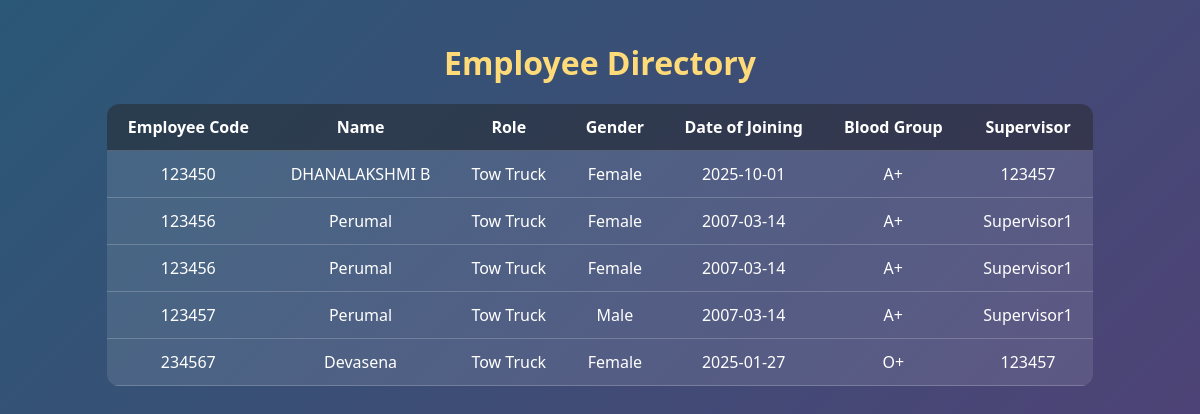
The app's page /view_employees with its own data.
### tables this page shows
CREATE TABLE empworkers(
                name TEXT,
                empcode TEXT,
                role TEXT,
                gender TEXT,
                doj DATE,
                bldgrp TEXT,
                supervisor TEXT
                );

### app.py (the view)
@app.route("/view_employees")
def view_employees():
    con = sqlite3.connect("test.db")
    con.row_factory = sqlite3.Row
    cur = con.cursor()
    cur.execute("""
        SELECT
            e.empcode AS empid,
            e.name AS emp_name,
            e.role,
            e.gender,
            e.doj,
            e.bldgrp,
            e.supervisor AS supervisor_name
        FROM empworkers e
        ORDER BY e.empcode ASC
    """)
    employees = cur.fetchall()
    con.close()
    return render_template("employees.html", employees=employees)

### templates/employees.html (shortened to what this page needs)
<!DOCTYPE html>
<html lang="en">
<head>
</head>
<body>
    <h1>Employee Directory</h1>
    {% if employees and employees|length > 0 %}
    <table>
        <thead>
            <tr>
                <th>Employee Code</th>
                <th>Name</th>
                <th>Role</th>
                <th>Gender</th>
                <th>Date of Joining</th>
                <th>Blood Group</th>
                <th>Supervisor</th>
            </tr>
        </thead>
        <tbody>
            {% for e in employees %}
            <tr>
                <td>{{ e['empid'] }}</td>
                <td>{{ e['emp_name'] }}</td>
                <td>{{ e['role'] }}</td>
                <td>{{ e['gender'] }}</td>
                <td>{{ e['doj'] }}</td>
                <td>{{ e['bldgrp'] }}</td>
                <td>{{ e['supervisor_name'] if e['supervisor_name'] else 'Not Assigned' }}</td>
            </tr>
            {% endfor %}
        </tbody>
    </table>
    {% else %}
    <div class="no-data">No employees found.</div>
    {% endif %}
</body>
</html>

### templates/employees.html (style rules this page uses)
body { font-family: 'Segoe UI', sans-serif; background: linear-gradient(135deg, #2b5876, #4e4376); color: #fff; text-align: center; margin: 0; padding: 20px; }
h1 { color: #ffda79; margin-bottom: 20px; }
table { width: 85%; margin: 20px auto; border-collapse: collapse; background: rgba(255,255,255,0.1); border-radius: 12px; overflow: hidden; }
th, td { padding: 12px 18px; border-bottom: 1px solid rgba(255,255,255,0.2); }
th { background: rgba(0, 0, 0, 0.4); }

### records on screen
empworkers: empid "123450", emp_name "DHANALAKSHMI B", role "Tow Truck", gender "Female", doj "2025-10-01", bldgrp "A+", supervisor "123457"
empworkers: empid "123456", emp_name "Perumal", role "Tow Truck", gender "Female", doj "2007-03-14", bldgrp "A+", supervisor "Supervisor1"
empworkers: empid "123456", emp_name "Perumal", role "Tow Truck", gender "Female", doj "2007-03-14", bldgrp "A+", supervisor "Supervisor1"
empworkers: empid "123457", emp_name "Perumal", role "Tow Truck", gender "Male", doj "2007-03-14", bldgrp "A+", supervisor "Supervisor1"
empworkers: empid "234567", emp_name "Devasena", role "Tow Truck", gender "Female", doj "2025-01-27", bldgrp "O+", supervisor "123457"
